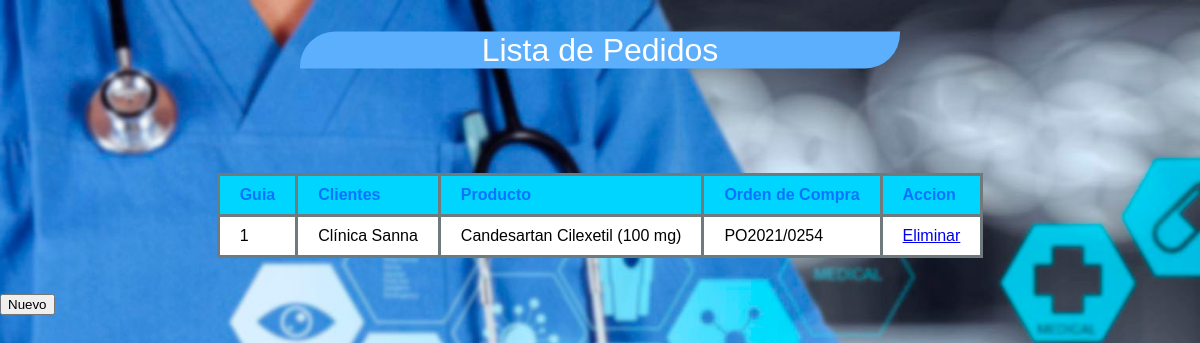
The app's page /Logistica/mostrarLogistica.php with its own data.
### tables this page shows
CREATE TABLE `pedidos` (
  `Guia` int(11) NOT NULL,
  `Cliente` varchar(50) NOT NULL,
  `Producto` varchar(50) NOT NULL,
  `Orden_de_Compra` varchar(50) NOT NULL
);

### Logistica/mostrarLogistica.php (the view, shortened to what this page needs)
<DOCTYPE html>
<html>
	<head>
	<link rel="stylesheet" href="cssMostrarLogistica/master_mostrarFinanzas.css">
	</head>
	<body>
		<div class="titulo">Lista de Pedidos</div>
		<br><br>
		<form action="nuevoLogistica.html" method="POST">
		<?php
		$enlace = mysqli_connect("localhost","root","","thanis");
		$sentencia = "SELECT * FROM pedidos;";
		$resultado= mysqli_query ($enlace, $sentencia);
		$numFilas=mysqli_num_rows ($resultado);
			if($numFilas==0){
				echo "No hay pedidos registrados en el sistema";
			}
			else {
				echo "<table border=1>";
				echo "<tr>";
				echo "<td>Guia</td>";
				echo "<td>Clientes</td>";
				echo "<td>Producto</td>";
				echo "<td>Orden de Compra</td>";
				echo "<td> Accion </td>";
				echo "</tr>";
				$counter= 1;
				while ($counter<=$numFilas){
					$guia=mysqli_fetch_row($resultado);
					echo "<tr>";
					echo "<td>$guia[0]</td>";
					echo "<td>$guia[1]</td>";
					echo "<td>$guia[2]</td>";
					echo "<td>$guia[3]</td>";
					echo "<td><a href='eliminarLogistica.php?Guia=$guia[0]'>Eliminar</a></td>";
					echo "</tr>";
					$counter = $counter +1;
				}
				echo "</table>";
			}
		?>
		<br>
		<br>
		<input type="Submit" value="Nuevo">
        </form>
	</body>
</html>

### Logistica/cssMostrarLogistica/master_mostrarFinanzas.css (style rules this page uses)
table { width: auto; margin-top: 50px; margin-left: auto; margin-right: auto; border-collapse: collapse; }
table tr:first-child { color: #0774FF; background-color: #00D5FF; font-weight: bold; }
td { border: solid #6F7A7D; padding-left: 20px; padding-bottom: 10px; padding-right: 20px; padding-top: 10px; }
table tr { background-color: #fff; }
.titulo { margin-top: 50px; font-size: 200%; text-align: center; font-family: sans-serif; border-radius: 35px 0px 35px 0px; width: 50%; transform:translate(50%,-50%); font-weight: 400; color: #ffffff; background:#5baffd }
body { margin: 0; padding: 0; background: url(../imagenes/background.jpg) no-repeat center bottom; background-size: cover; font-family: sans-serif; height: 100vh; }

### records on screen
pedidos: Guia "1", Cliente "Clínica Sanna", Producto "Candesartan Cilexetil (100 mg)", Orden_de_Compra "PO2021/0254"
